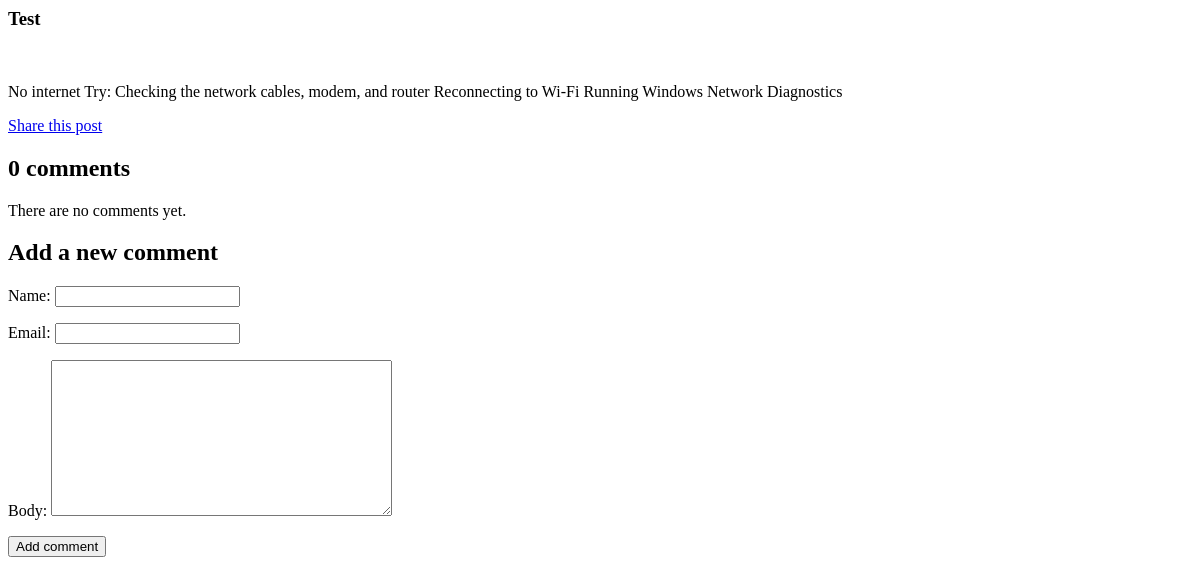
Before: /blog/2019/11/16/test/ with the older database file.
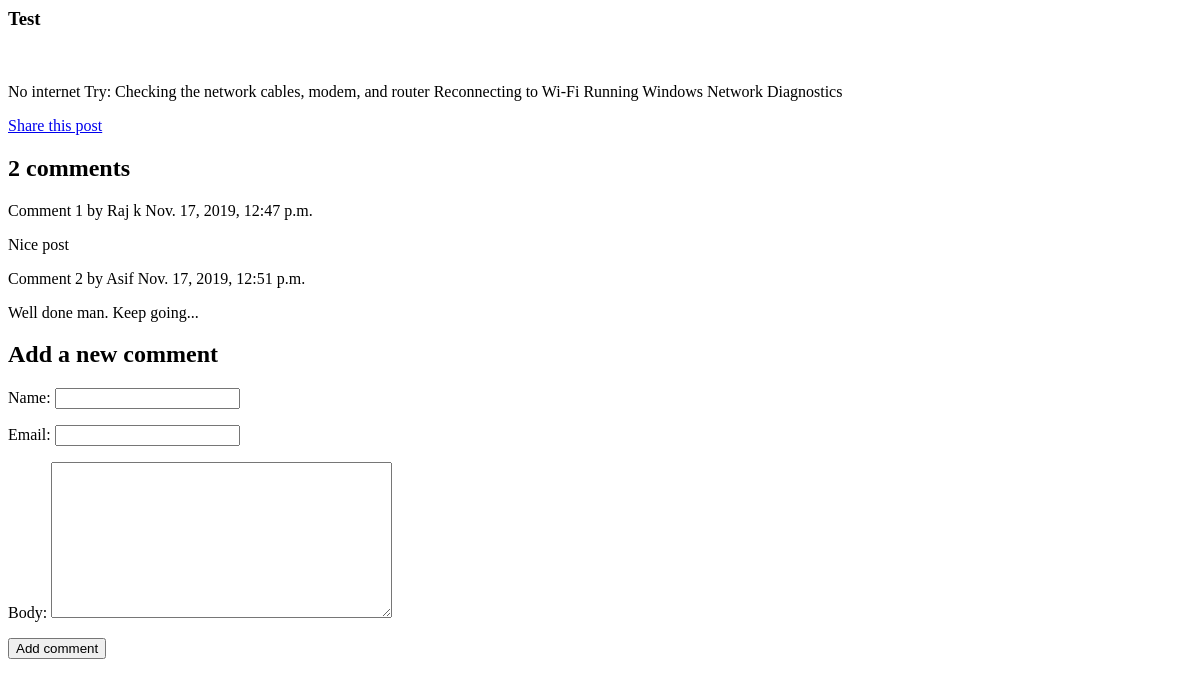
After: the same page with the newer database file.
### blog/models.py (models this page shows, shortened)
class Post(models.Model):
    STATUS_CHOICES = (
        ('draft', 'Draft'),
        ('published', 'Published'),
    )
    title = models.CharField(max_length=250)
    slug = models.SlugField(max_length=250)
    author = models.ForeignKey(User,on_delete=models.CASCADE)
    body = models.TextField()
    publish = models.DateTimeField(default=timezone.now)
    created = models.DateTimeField(auto_now_add=True)
    updated = models.DateTimeField(auto_now=True)
    status = models.CharField(max_length=10,choices=STATUS_CHOICES)
    class Meta:
        ordering = ('-publish',)

class Comment(models.Model):
    post = models.ForeignKey(Post, on_delete=models.CASCADE, related_name='comments')
    name = models.CharField(max_length=30)
    email = models.EmailField()
    body = models.TextField()
    created = models.DateTimeField(auto_now_add=True)
    updated = models.DateTimeField(auto_now=True)
    active = models.BooleanField(default=True)
    class Meta:
        ordering = ('created',)

### blog/views.py (the view)
# urls.py: path('<int:year>/<int:month>/<int:day>/<slug>/', views.post_detail, name='post_detail'),
def post_detail(request, year, month, day, slug):
    post = Post.objects.get(slug=slug,
                            status='published',
                            publish__year=year,
                            publish__month=month,
                            publish__day=day)
    comments = post.comments.filter(active=True)
    new_comment = None
    if request.method == 'POST':
        comment_form = CommentForm(data=request.POST)
        if comment_form.is_valid():
            new_comment = comment_form.save(commit=False)
            new_comment.post = post
            new_comment.save()
    else:
        comment_form = CommentForm()
    return render(request, 'detail.html', {'post': post,
                                            'comments': comments,
                                            'new_comment': new_comment,
                                            'comment_form': comment_form})

### blog/forms.py
class CommentForm(forms.ModelForm):
    class Meta:
        model = Comment
        fields = ('name', 'email', 'body')

### templates/detail.html (shortened to what this page needs)
<h3>{{ post.title }}</h3><br>
<p>{{ post.body }}</p>
<p>
    <a href="{% url 'post_share' post.id %}">
    Share this post
    </a>
</p>
{% with comments.count as total_comments %}
<h2>
{{ total_comments }} comment{{ total_comments|pluralize }}
</h2>
{% endwith %}
{% for comment in comments %}
<div class="comment">
<p class="info">
Comment {{ forloop.counter }} by {{ comment.name }}
{{ comment.created }}
</p>
{{ comment.body|linebreaks }}
</div>
{% empty %}
<p>There are no comments yet.</p>
{% endfor %}
{% if new_comment %}
<h2>Your comment has been added.</h2>
{% else %}
<h2>Add a new comment</h2>
<form action="." method="post">
{{ comment_form.as_p }}
<p><input type="submit" value="Add comment"></p>
</form>
{% endif %}

Changed rows visible on the page:
added Comment: name "Raj k", created "Nov. 17, 2019, 12:47 p.m.", body "Nice post"
added Comment: name "Asif", created "Nov. 17, 2019, 12:51 p.m.", body "Well done man. Keep going..."
Other visible differences:
{{ total_comments }}: "0" → "2"
text no longer shown: "There are no comments yet."
